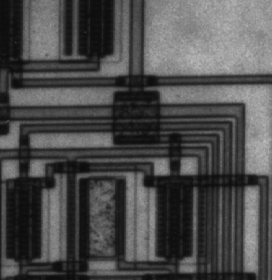
#> input picture img/circuit.tif, 272 x 280 px, found by its file name
$ python ThongCao_LocLyTuong.py
#> lines starting #> are read from the running program, lines starting #| are printed output that depends on the picture
import cv2
import matplotlib.pyplot as plt
import numpy as np


img =  cv2.imread("img/circuit.tif", 0)
#> img is the input picture: shape (280, 272); min 12, max 191, mean 76.3
M, N = img.shape
#> M = 280; N = 272
F = np.fft.fft2(img)
D0 = 10
u = np.arange(0, M)
#> u = 280 values from 0 to 279
v = np.arange(0, N)
#> v = 272 values from 0 to 271
idx = (u > M/2)
u[idx] = u[idx] - M
idy = (v > N/2)
v[idy] = v[idy] - N
[V, U] = np.meshgrid(v, u)
D = np.sqrt(U**2 + V**2)
H = (D >= D0).astype(float)
G = H * F
imgOut = np.real(np.fft.ifft2(G))
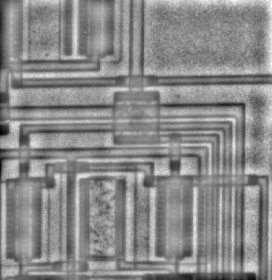
#> imgOut: shape (280, 272) float64; min -94.58, max 80.38, mean 0; drawn with min black and max white
fig = plt.figure(dpi = 300)
plt.subplot(1,2,1)
plt.imshow(img, cmap="gray")
plt.axis("off")
plt.title("InputImage", fontsize=8)
plt.subplot(1,2,2)
plt.imshow(imgOut, cmap="gray")
plt.axis("off")
plt.title("Filtered Image", fontsize=8)
plt.show()
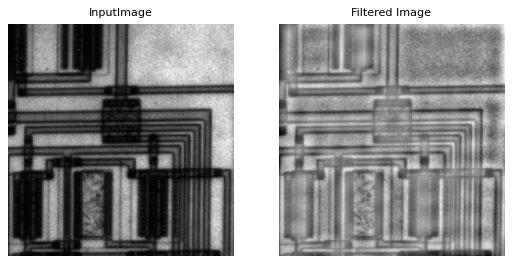
#> figure drawn by matplotlib, 2 panels

$ run again, with img/bien640_480.jpg saved as img/circuit.tif
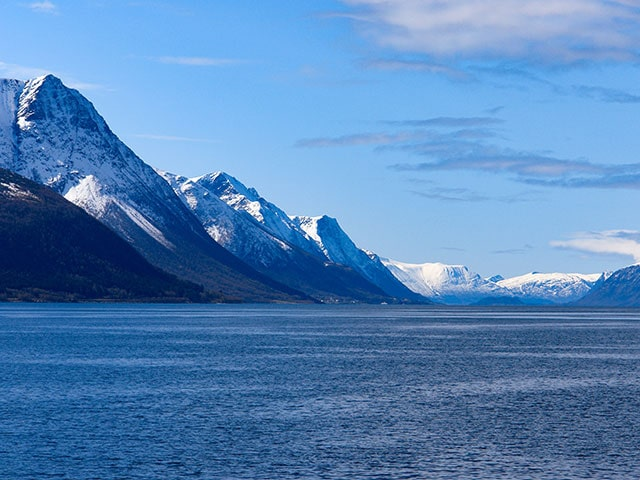
#> input picture img/bien640_480.jpg, 640 x 480 px, found by its file name
#> `imgOut = np.real(np.fft.ifft2(G))`:
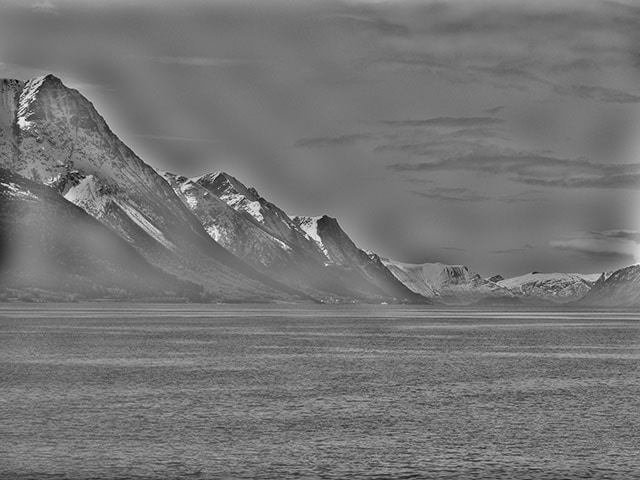
#> imgOut: shape (480, 640) float64; min -147.5, max 173.5, mean 0; drawn with min black and max white
#> `plt.show()`:
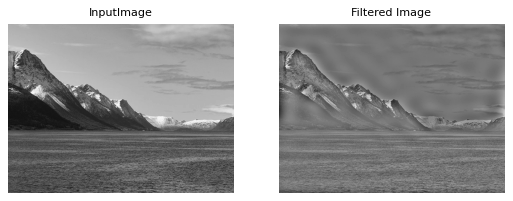
#> figure drawn by matplotlib, 2 panels
